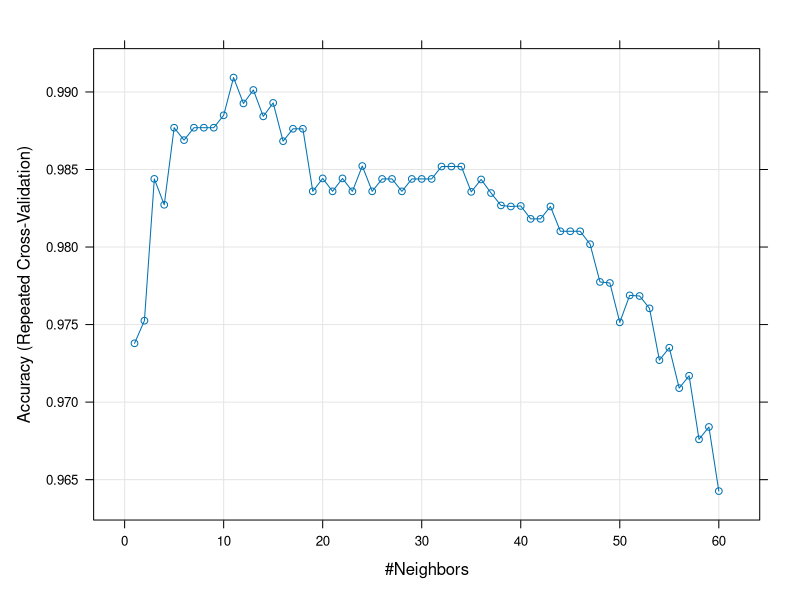

This figure's R source:
## ---- chunk 1
library(palmerpenguins)
library(tidyverse)
data("penguins")

penguins <- penguins %>%
    select(species, bill_length_mm, bill_depth_mm, flipper_length_mm, body_mass_g) %>%
    drop_na()

penguins
## ---- chunk 2
#| message: false
#| echo: false
library(caret)
## ---- chunk 3
#| code-fold: false
set.seed(83234)
train_indices <- createDataPartition(y = penguins$species, 
                                     p = 0.7, 
                                     list = FALSE)

train_df <- penguins %>% 
    slice(train_indices)

test_df <-  penguins %>% 
    slice(-train_indices)
## ---- chunk 4
#| code-fold: false
train_df %>% 
    mutate(bill_length_stand = (bill_length_mm - mean(bill_length_mm)) / sd(bill_length_mm)) %>% 
    select(bill_length_mm, bill_length_stand)
## ---- chunk 5
#| code-fold: false

# compute the mean/standard deviation of each variable in the training data frame
standardize_params <- preProcess(train_df,
                                 method = c("center", "scale"))

# transform each variable in the training data frame
train_stand <- predict(standardize_params, train_df)

train_stand
## ---- chunk 6
#| code-fold: false
train_stand %>% 
    select(-species) %>% 
    summarize_all(mean)
## ---- chunk 7
#| code-fold: false

# notice we use the standardized data!
knn_fit <- knn3(species ~ ., k = 1, data = train_stand)
## ---- chunk 8
#| code-fold: false
# process the test data
test_stand <- predict(standardize_params, test_df)
## ---- chunk 9
#| code-fold: false
# get test predictions
species_pred_test = predict(knn_fit, 
                            newdata = test_stand, 
                            type = 'class')
## ---- chunk 10
# compute test set accuracy
test_stand %>% 
    mutate(species_pred = species_pred_test,
           correct_prediction = species_pred == species) %>% 
    summarize(accuracy = mean(correct_prediction))
## ---- chunk 11
#| code-fold: false
set.seed(9832)

# create a numeric vector with values from 1 to 60
k_values_to_try <- seq(from = 1, to = 60)

# setup the tuning parameter selection procedure
training_control <- trainControl(method = "repeatedcv", repeats = 5)

# try all values of k then fit the best to the full training data set
knn_cv <- train(species ~ ., 
                data = train_stand,
                method = "knn",
                trControl = training_control,
                metric = "Accuracy",
                tuneGrid = data.frame(k = k_values_to_try))
## ---- chunk 12
#| code-fold: false
plot(knn_cv)
## ---- chunk 13
#| code-fold: false

# get test predictions
# unlike knn3 we dont need type="class" again
species_pred_test_cv <- predict(knn_cv, newdata = test_stand)

# compute the accuracy
test_stand %>% 
    mutate(species_pred = species_pred_test_cv) %>% 
    mutate(correct_prediction = species_pred == species) %>% 
    summarize(accuracy = mean(correct_prediction))
